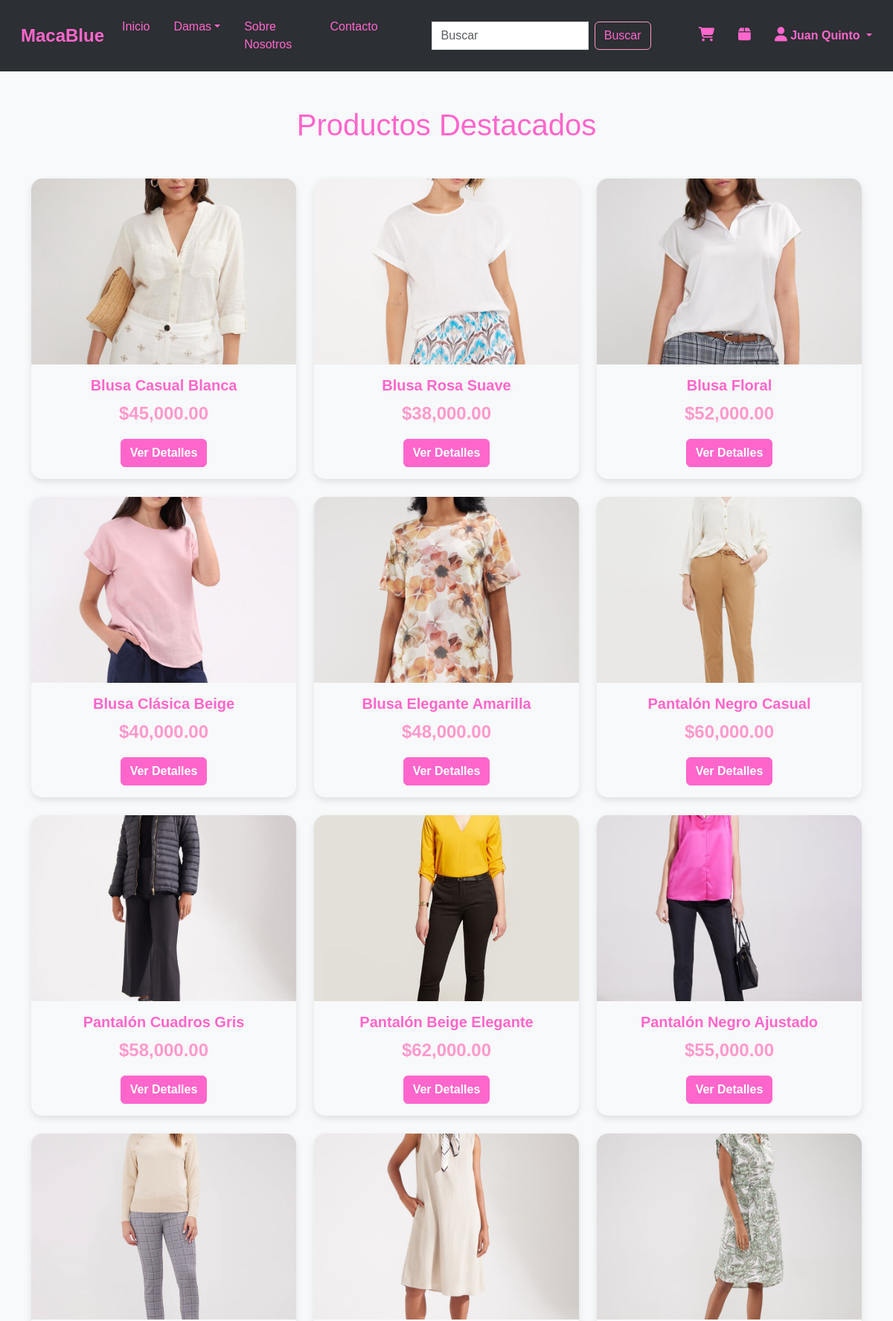
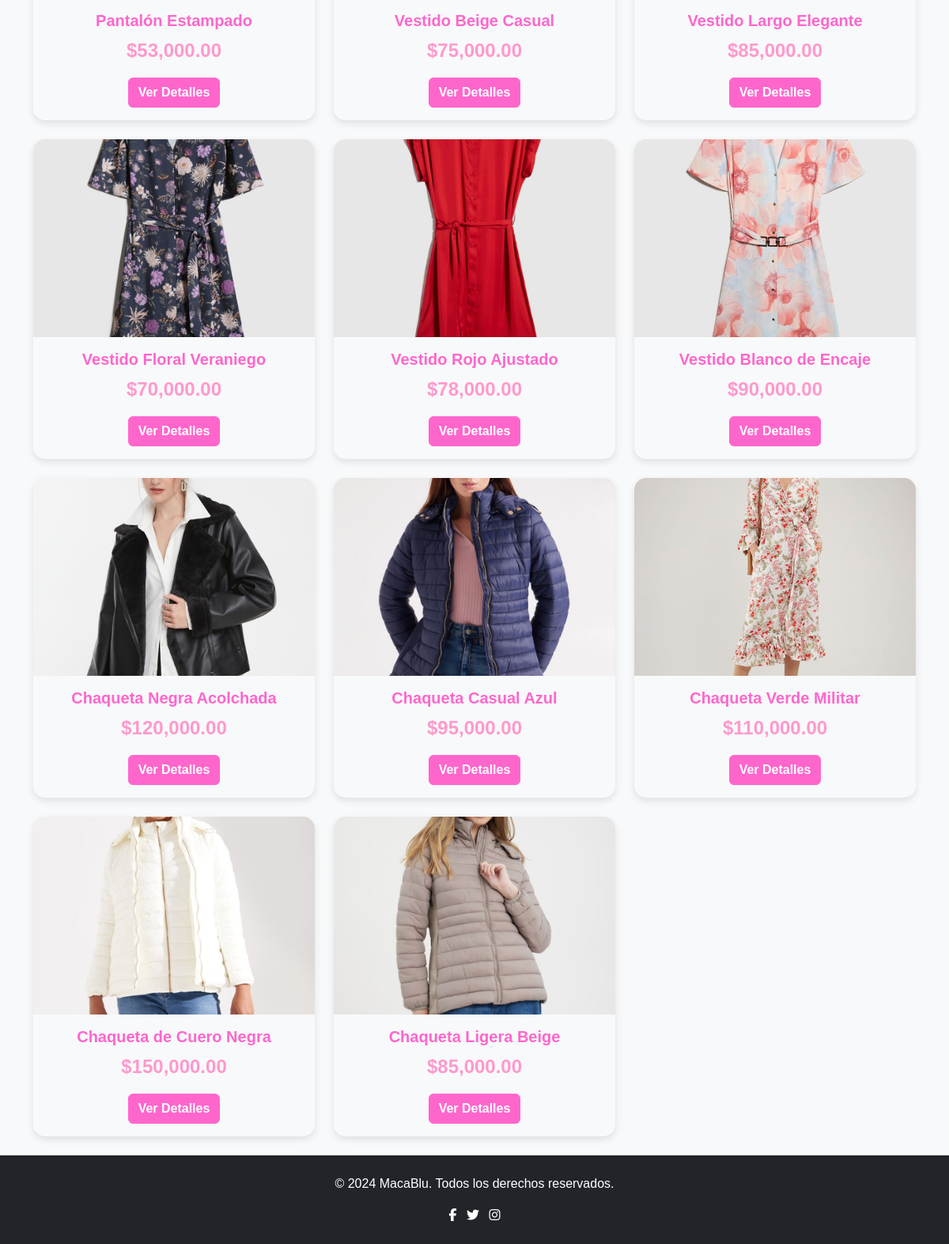
The app's page /view/productos.php (signed in) with its own data (2 pictures, top to bottom).
### tables this page shows
CREATE TABLE `categorias` (
  `categoria_id` int(11) NOT NULL,
  `nombreCategoria` varchar(100) NOT NULL,
  `subcategorias` varchar(255) NOT NULL,
  `created_at` timestamp NOT NULL DEFAULT current_timestamp()
);

CREATE TABLE `productos` (
  `producto_id` int(11) NOT NULL,
  `nombreProducto` varchar(255) NOT NULL,
  `categoriaProducto` int(11) DEFAULT NULL,
  `subcategoriaProducto` varchar(255) DEFAULT NULL,
  `precioProducto` decimal(10,2) NOT NULL,
  `stockProducto` int(11) NOT NULL,
  `estadoProducto` enum('Disponible','No disponible') NOT NULL,
  `tallas` varchar(255) DEFAULT NULL,
  `colorProducto` varchar(50) DEFAULT NULL,
  `materialProducto` varchar(50) DEFAULT NULL,
  `descripcionProducto` text DEFAULT NULL,
  `fotosProducto` text DEFAULT NULL
);

### view/productos.php (the view, shortened to what this page needs)
<?php
$servername = "localhost";
$username = "root";
$password = "";
$dbname = "macablue";
$conn = new mysqli($servername, $username, $password, $dbname);
$sql = "SELECT nombreCategoria, subcategorias FROM categorias";
$resultCategorias = $conn->query($sql);
?>
<!DOCTYPE html>
<html lang="es">
<head>
    <link rel="stylesheet" href="https://cdnjs.cloudflare.com/ajax/libs/font-awesome/6.5.0/css/all.min.css">
    <link href="https://cdn.jsdelivr.net/npm/bootstrap@5.3.3/dist/css/bootstrap.min.css" rel="stylesheet">
    <link rel="stylesheet" href="/MacaBlue/assets/css/style.css">
    <link rel="stylesheet" href="/MacaBlue/assets/css/nav.css">
</head>
<body>
<nav class="navbar navbar-expand-lg navbar-custom" style="background-color: var(--fondo-oscuro);">
        <div class="container-fluid">
            <a class="navbar-brand" href="/MacaBlue/view/productos.php" style="color: var(--fucsia-claro); font-weight: bold;">MacaBlue</a>
            <div class="collapse navbar-collapse" id="navbarNav">
                <ul class="navbar-nav me-auto mb-2 mb-lg-0">
                    <li class="nav-item">
                        <a class="nav-link" href="/MacaBlue/view/productos.php">Inicio</a>
                    </li>
                    <?php
                    if ($resultCategorias->num_rows > 0) {
                        while ($row = $resultCategorias->fetch_assoc()) {
                            $categoria = $row['nombreCategoria'];
                            echo '<li class="nav-item dropdown">';
                            echo '<a class="nav-link dropdown-toggle" href="#" id="dropdown' . htmlspecialchars($categoria) . '" role="button" data-bs-toggle="dropdown" aria-expanded="false">';
                            echo htmlspecialchars($categoria);
                            echo '</a>';
                            echo '<ul class="dropdown-menu" aria-labelledby="dropdown' . htmlspecialchars($categoria) . '">';
                            echo '</ul></li>';
                        }
                    } else {
                        echo '<li><a class="nav-link" href="#">No hay categorías</a></li>';
                    }
                    ?>
                    <li class="nav-item">
                        <a class="nav-link" href="/MacaBlue/view/sobre_nosotros.php">Sobre Nosotros</a>
                    </li>
                    <li class="nav-item">
                        <a class="nav-link" href="/MacaBlue/view/contacto.php">Contacto</a>
                    </li>
                </ul>
                <form class="d-flex mx-5" action="/MacaBlue/view/buscar.php" method="get">
                    <input class="form-control me-2" type="search" placeholder="Buscar" aria-label="Buscar" name="query">
                    <button class="btn btn-outline-success" type="submit">Buscar</button>
                </form>
                <a class="nav-link me-3" href="/MacaBlue/view/carrito.php" style="color: var(--fondo-claro);">
                    <i class="fas fa-shopping-cart"></i>
                </a>
                <a class="nav-link me-3" href="/MacaBlue/view/pedido.php" style="color: var(--fondo-claro);">
                    <i class="fas fa-box"></i>
                </a>
                <?php if (isset($_SESSION['cliente_id'])) : ?>
                    <div class="nav-item dropdown">
                        <a class="nav-link dropdown-toggle" href="#" id="userDropdown" role="button" data-bs-toggle="dropdown" aria-expanded="false" style="color: var(--fucsia-claro); font-weight: bold;">
                            <i class="fas fa-user"></i> <?php echo htmlspecialchars($_SESSION['nombreUsuario']) . ' ' . htmlspecialchars($_SESSION['apellidoUsuario']); ?>
                        </a>
                    </div>
                <?php else : ?>
                    <a class="nav-link" href="/MacaBlue/view/ingreso.php" style="color: var(--fucsia-claro); font-weight: bold;">
                        <i class="fas fa-user"></i> Iniciar sesión
                    </a>
                <?php endif; ?>
            </div>
        </div>
    </nav>
    <?php
    $subcategoria = isset($_GET['subcategoria']) ? trim($conn->real_escape_string($_GET['subcategoria'])) : null;
    if ($subcategoria) {
        $sqlProductos = "SELECT * FROM productos WHERE estadoProducto = 'Disponible' AND subcategoriaProducto = '$subcategoria'";
    } else {
        $sqlProductos = "SELECT * FROM productos WHERE estadoProducto = 'Disponible'";
    }
    $resultProductos = $conn->query($sqlProductos);
    ?>
    <div class="container mt-5">
        <h1 class="text-center mb-5" style="color: var(--fucsia-claro);">
            <?php echo htmlspecialchars($subcategoria ?? 'Productos Destacados'); ?>
        </h1>
        <div class="row">
            <?php
            if ($resultProductos === false) {
                echo "<p>Error en la consulta: " . $conn->error . "</p>";
            } elseif ($resultProductos->num_rows > 0) {
                while ($row = $resultProductos->fetch_assoc()) {
                    echo '<div class="col-md-4 mb-4">';
                    echo '<div class="card product-card" data-bs-toggle="modal" data-bs-target="#productModal' . $row['producto_id'] . '">';
                    $foto = !empty($row['fotosProducto']) ? '../Admin/uploads/' . $row['fotosProducto'] : '../Admin/uploads/default.jpg';
                    echo '<img src="' . htmlspecialchars($foto) . '" class="card-img-top product-img" alt="' . htmlspecialchars($row['nombreProducto']) . '">';
                    echo '<div class="card-body text-center">';
                    echo '<h5 class="card-title">' . htmlspecialchars($row['nombreProducto']) . '</h5>';
                    echo '<p class="price">$' . number_format($row['precioProducto'], 2) . '</p>';
                    echo '<a href="#" class="btn btn-primary" data-bs-toggle="modal" data-bs-target="#productModal' . $row['producto_id'] . '">Ver Detalles</a>';
                    echo '</div>';
                    echo '</div>';
                    echo '</div>';
                }
            } else {
                echo '<p class="text-center">No hay productos disponibles en esta subcategoría.</p>';
            }
            ?>
        </div>
    </div>
    <?php include 'footer.php'; ?>
</body>
</html>

### assets/css/style.css (style rules this page uses)
:root { --fucsia-claro: #ff66cc; --fucsia-pastel: #ff99cc; --fondo-oscuro: #2c2f33; --fondo-claro: #f8f9fa; --fuente-bonita: 'Poppins', sans-serif; }
body { font-family: var(--fuente-bonita); background-color: var(--fondo-claro); color: var(--fondo-oscuro); }
.product-card { transition: transform 0.3s ease, box-shadow 0.3s ease; cursor: pointer; border: none; overflow: hidden; border-radius: 15px; box-shadow: 0 4px 10px rgba(0, 0, 0, 0.1); background-color: var(--fondo-claro); }
.product-img { height: 250px; width: 100%; object-fit: cover; }
.price { font-size: 1.5em; color: var(--fucsia-pastel); font-weight: bold; }
.card-title { color: var(--fucsia-claro); font-weight: bold; }
.btn-primary { background-color: var(--fucsia-claro) !important; border-color: var(--fucsia-claro) !important; font-weight: bold; color: white !important; outline: none !important; box-shadow: none !important; }

### assets/css/nav.css (style rules this page uses)
.navbar-custom { background-color: var(--fondo-oscuro); padding: 1rem; }
.navbar-custom .navbar-brand { color: var(--fucsia-claro); font-size: 1.5rem; font-weight: bold; }
.navbar-custom .navbar-nav .nav-link { color: var(--fucsia-claro); margin-right: 1rem; transition: color 0.3s ease; }
.navbar-custom .form-control { border-radius: 0; }
.navbar-custom .btn-outline-success { color: var(--fucsia-claro); border-color: var(--fucsia-pastel); }
.navbar-custom .nav-link i { color: var(--fucsia-claro); font-size: 1.2rem; margin-left: 1rem; transition: color 0.3s ease; }

### records on screen
categorias: nombreCategoria "Damas"
productos: fotosProducto (picture), nombreProducto "Blusa Casual Blanca", precioProducto "45,000.00"
productos: fotosProducto (picture), nombreProducto "Blusa Rosa Suave", precioProducto "38,000.00"
productos: fotosProducto (picture), nombreProducto "Blusa Floral", precioProducto "52,000.00"
productos: fotosProducto (picture), nombreProducto "Blusa Clásica Beige", precioProducto "40,000.00"
productos: fotosProducto (picture), nombreProducto "Blusa Elegante Amarilla", precioProducto "48,000.00"
productos: fotosProducto (picture), nombreProducto "Pantalón Negro Casual", precioProducto "60,000.00"
productos: fotosProducto (picture), nombreProducto "Pantalón Cuadros Gris", precioProducto "58,000.00"
productos: fotosProducto (picture), nombreProducto "Pantalón Beige Elegante", precioProducto "62,000.00"
productos: fotosProducto (picture), nombreProducto "Pantalón Negro Ajustado", precioProducto "55,000.00"
productos: fotosProducto (picture), nombreProducto "Pantalón Estampado", precioProducto "53,000.00"
productos: fotosProducto (picture), nombreProducto "Vestido Beige Casual", precioProducto "75,000.00"
productos: fotosProducto (picture), nombreProducto "Vestido Largo Elegante", precioProducto "85,000.00"
productos: fotosProducto (picture), nombreProducto "Vestido Floral Veraniego", precioProducto "70,000.00"
productos: fotosProducto (picture), nombreProducto "Vestido Rojo Ajustado", precioProducto "78,000.00"
productos: fotosProducto (picture), nombreProducto "Vestido Blanco de Encaje", precioProducto "90,000.00"
productos: fotosProducto (picture), nombreProducto "Chaqueta Negra Acolchada", precioProducto "120,000.00"
productos: fotosProducto (picture), nombreProducto "Chaqueta Casual Azul", precioProducto "95,000.00"
productos: fotosProducto (picture), nombreProducto "Chaqueta Verde Militar", precioProducto "110,000.00"
productos: fotosProducto (picture), nombreProducto "Chaqueta de Cuero Negra", precioProducto "150,000.00"
productos: fotosProducto (picture), nombreProducto "Chaqueta Ligera Beige", precioProducto "85,000.00"

### other values on screen
$_SESSION['nombreUsuario'] "Juan"
$_SESSION['apellidoUsuario'] "Quinto"
$subcategoria "Productos Destacados"
